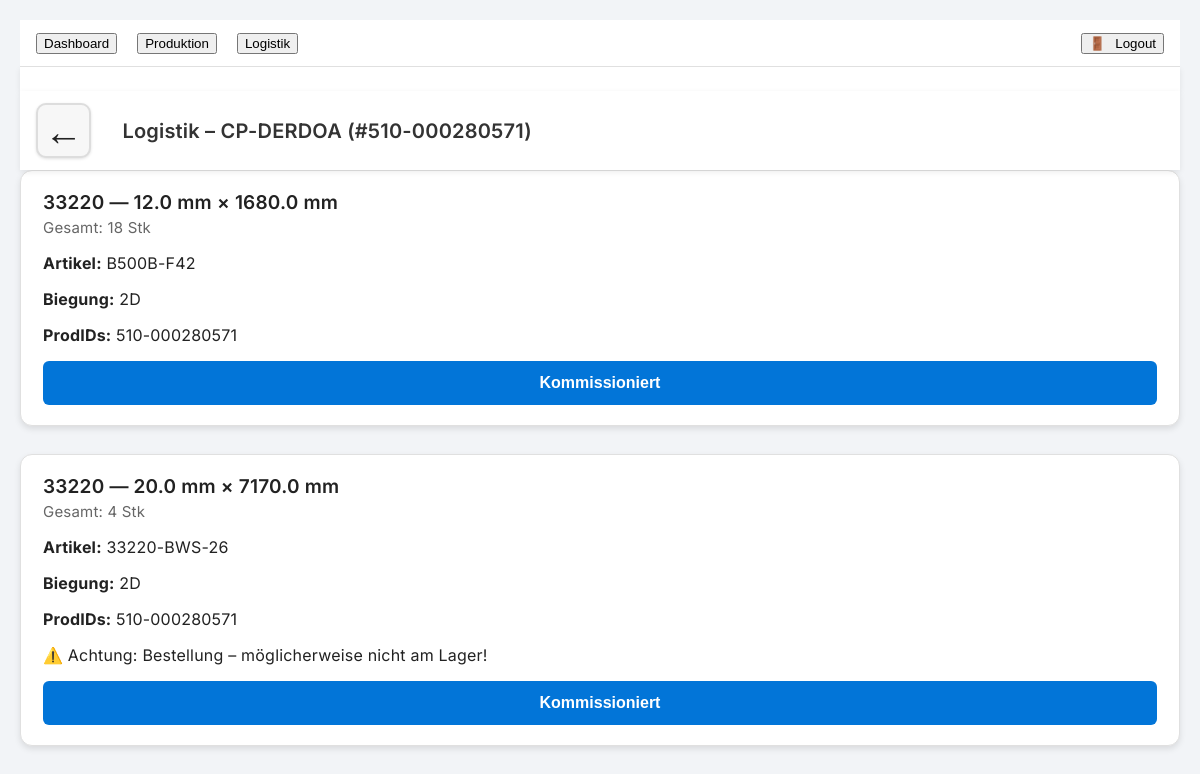
Page /logistik/CP-DERDOA/510-000280571?start_bft=2026-03-09 on the committed database.
### backend/database.py (models this page shows)
class Item(Base):
    __tablename__ = "items"
    id = Column(Integer, primary_key=True, index=True)
    merge_key = Column(String, index=True)
    kuerzel = Column(String, index=True)
    prod_id = Column(String, index=True)   # ProdID gehört zum Auftrag
    artikel_nr = Column(String)
    artikel_clean = Column(String)
    durchmesser = Column(Float)
    laenge = Column(Float)
    biegung = Column(String)
    bedarfs_menge_pos = Column(Float)
    menge = Column(Float)
    beschaffung = Column(String)
    referenz = Column(String)
    start_bft = Column(String, index=True)
    start_bew = Column(String)
    fertig = Column(Boolean, default=False)
    ausgeliefert = Column(Boolean, default=False)
    kommissioniert = Column(Boolean, default=False)
    ziel_lagerort = Column(String, default="")
    ausgebucht = Column(Boolean, default=False)
    ausgebucht_am = Column(String, default="")

### backend/routes/logistik.py (the view)
@router.get("/logistik/{kuerzel}/{prod_id}")
def logistik_detail(request: Request, kuerzel: str, prod_id: str):
    df = load_df()
    ziellagerorte = load_ziellagerorte()
    start_bft_filter = request.query_params.get("start_bft")
    df_k = df[
        (df["kuerzel"] == kuerzel) &
        (df["prod_id"] == prod_id)
    ].copy()
    if start_bft_filter:
        df_k = df_k[df_k["start_bft"] == start_bft_filter]
    produktion_fertig = True
    prod_ladungstraeger = None
    df_groups = df_k[
        ~(
            (df_k["beschaffung"].astype(str).str.strip() == "Produktion") &
            (df_k["referenz"].astype(str).str.strip() == "Produktion")
        )
    ].copy()
    df_groups["durchmesser"] = pd.to_numeric(df_groups.get("durchmesser", 0), errors="coerce").fillna(0.0)
    df_groups["laenge"] = pd.to_numeric(df_groups.get("laenge", 0), errors="coerce").fillna(0.0)
    df_groups["biegung"] = df_groups.get("biegung", "").astype(str).replace({"nan": "unbekannt", "": "unbekannt"})
    df_groups["artikel_nr"] = df_groups.get("artikel_nr", "").astype(str).replace({"nan": "?", "": "?"})
    df_groups["artikel_clean"] = df_groups.get("artikel_clean", "").astype(str).replace({"nan": "?", "": "?"})
    df_groups["start_bft"] = df_groups.get("start_bft", "").astype(str)
    groups = []
    group_cols = ["kuerzel", "artikel_clean", "artikel_nr", "durchmesser", "laenge", "biegung", "start_bft"]
    for keys, df_art in df_groups.groupby(group_cols):
        (
            kuerzel_val,
            artikel_clean,
            artikel_nr,
            durchmesser,
            laenge,
            biegung,
            start_bft_val,
        ) = keys
        referenzen = df_art["referenz"].astype(str).str.strip().unique()
        bestellung = any(ref == "Bestellung" for ref in referenzen)
        kommissioniert = bool(df_art["kommissioniert"].all())
        ausgeliefert = bool(df_art["ausgeliefert"].all())
        am_lager = all(ref == "Am Lager" for ref in referenzen)
        fehlteil = bestellung
        groups.append({
            "artikel_clean": artikel_clean,
            "artikel_nr": artikel_nr,
            "durchmesser": float(durchmesser),
            "laenge": float(laenge),
            "biegung": biegung,
            "menge": int(df_art["bedarfs_menge_pos"].abs().sum()),
            "prod_ids": sorted(df_art["prod_id"].unique()),
            "row_keys": sorted(df_art["merge_key"].astype(str).unique()),
            "kommissioniert": kommissioniert,
            "ausgeliefert": ausgeliefert,
            "am_lager": am_lager,
            "fehlteil": fehlteil,
            "kritisch_fehlteil": False,
            "start_bft": start_bft_val,
        })
    groups = sorted(groups, key=lambda g: (g["durchmesser"], g["laenge"]))
    alle_relevant_kommissioniert = False
    alle_relevant_ausgeliefert = False
    log_ladungstraeger = None
    if groups:
        relevante = groups
        alle_relevant_kommissioniert = all(
            (g["kommissioniert"] or g["ausgeliefert"]) for g in relevante
        )
        alle_relevant_ausgeliefert = all(
            g["ausgeliefert"] for g in relevante
        )
        if alle_relevant_kommissioniert and not alle_relevant_ausgeliefert:
            menge_summe = sum(g["menge"] for g in relevante)
            all_row_keys = sorted({rk for g in relevante for rk in g["row_keys"]})
            all_prod_ids = sorted({pid for g in relevante for pid in g["prod_ids"]})
            log_ladungstraeger = {
                "menge": int(menge_summe),
                "row_keys": all_row_keys,
                "prod_ids": all_prod_ids
            }
    return request.app.state.templates.TemplateResponse(
        "logistik_detail.html",
        {
            "request": request,
            "kuerzel": kuerzel,
            "prod_id": prod_id,
            "groups": groups,
            "ziellagerorte": ziellagerorte,
            "produktion_fertig": produktion_fertig,
            "prod_ladungstraeger": prod_ladungstraeger,
            "log_ladungstraeger": log_ladungstraeger,
            "start_bft": start_bft_filter or "",
        }
    )

### frontend/templates/logistik_detail.html (shortened to what this page needs)
{% extends "base.html" %}
{% block content %}
{% set page_title = "Logistik – " ~ kuerzel ~ " (#" ~ prod_id ~ ")" %}
{% set back_url = "/logistik" %}
<nav class="app-nav">
    <div class="nav-left">
        <a href="{{ back_url }}" class="nav-back">←</a>
        <span class="nav-title">{{ page_title }}</span>
    </div>
</nav>
<div class="detail-container">
    {% for g in groups %}
    <div class="bundle {% if g.kritisch_fehlteil %}bundle-critical{% elif g.ausgeliefert %}bundle-fertig{% endif %}">
        <div class="bundle-header">
            <div class="bundle-title">
                {{ g.artikel_nr }} — {{ g.durchmesser }} mm × {{ g.laenge }} mm
            </div>
            <div class="bundle-subtitle">
                Gesamt: {{ g.menge }} Stk
            </div>
        </div>
        <div class="bundle-info">
            <p><strong>Artikel:</strong> {{ g.artikel_clean }}</p>
            <p><strong>Biegung:</strong> {{ g.biegung }}</p>
            <p><strong>ProdIDs:</strong> {{ g.prod_ids | join(", ") }}</p>
            {% if g.fehlteil and not g.kritisch_fehlteil %}
                <p class="bundle-warning">
                    ⚠️ Achtung: Bestellung – möglicherweise nicht am Lager!
                </p>
            {% endif %}
        </div>
        {% if g.kritisch_fehlteil %}
            <div class="bundle-actions">
                <button class="bundle-button bundle-button-red" disabled>
                    ❗ Kritisch – fehlt am Betoniertag
                </button>
                <form method="post"
                      action="/logistik/fehlteil_erledigt"
                      class="bundle-form"
                      data-scroll-preserve="true">
                    <input type="hidden" name="kuerzel" value="{{ kuerzel }}">
                    <input type="hidden" name="prod_id" value="{{ prod_id }}">
                    <input type="hidden" name="start_bft" value="{{ start_bft }}">
                    {% for rk in g.row_keys %}
                        <input type="hidden" name="row_keys" value="{{ rk }}">
                    {% endfor %}
                    <button type="submit" class="bundle-button bundle-button-grey">
                        Nicht gefunden
                    </button>
                </form>
            </div>
        {% elif g.ausgeliefert %}
            <div class="bundle-done-hint">✔ Bereits ausgeliefert</div>
        {% elif g.kommissioniert %}
            <div class="bundle-done-hint">✔ Kommissioniert</div>
        {% else %}
            <form method="post"
                  action="/logistik/kommissioniert"
                  class="bundle-form"
                  data-scroll-preserve="true">
                <button type="submit" class="bundle-button">
                    Kommissioniert
                </button>
            </form>
        {% endif %}
    </div>
    {% endfor %}
</div>
{% endblock %}

### frontend/static/css/style.css (style rules this page uses)
body { font-family: "Inter", "Segoe UI", Arial, sans-serif; background: #f2f4f7; margin: 0; padding: 20px; color: #222; letter-spacing: 0.2px; }
.app-nav { position: sticky; top: 0; background: #ffffff; padding: 12px 16px; box-shadow: 0 2px 6px rgba(0,0,0,0.08); z-index: 1000; display: flex; align-items: center; }
.nav-left { display: flex; align-items: center; gap: 12px; }
.nav-back { font-size: 2.4rem; font-weight: 700; text-decoration: none; color: #222; margin-right: 1.2rem; display: inline-flex; align-items: center; justify-content: center; width: 3.2rem; height: 3.2rem; border-radius: 10px; background: #f7f7f7; border: 2px solid #ddd; box-shadow: 0 1px 3px rgba(0,0,0,0.12); transition: all 0.2s ease; }
.nav-title { font-size: 20px; font-weight: 600; color: #333; }
.bundle-button { padding: 14px 18px; font-size: 17px; }
html, body { -webkit-overflow-scrolling: touch; }
.bundle { background: #ffffff; border-radius: 12px; padding: 20px 22px; margin-bottom: 28px; box-shadow: 0 3px 6px rgba(0,0,0,0.10); border: 1px solid #e0e0e0; transition: background 0.25s ease; }
.bundle-header { margin-bottom: 16px; }
.bundle-title { font-size: 19px; font-weight: 600; margin-bottom: 4px; }
.bundle-subtitle { font-size: 15px; color: #666; }
.bundle-form { margin-top: 12px; }
.bundle-button { background: #0275d8; color: white; border: none; padding: 12px 16px; border-radius: 6px; cursor: pointer; font-size: 16px; font-weight: 600; min-height: 44px; width: 100%; }

### rows in the picture
Item: artikel_nr "33220", biegung "2D", artikel_nr "33220", durchmesser "20.0", laenge "7170.0", menge "4", artikel_clean "33220-BWS-26", biegung "2D", prod_ids "510-000280571", shows "⚠️ Achtung: Bestellung – möglicherweise nicht am Lager!"
Item: artikel_clean "B500B-F42"

### other values in the picture
{{ page_title }} "Logistik – CP-DERDOA (#510-000280571)"
{{ g.durchmesser }} "12.0"
{{ g.laenge }} "1680.0"
{{ g.menge }} "18"
{{ g.prod_ids | join(", ") }} "510-000280571"
